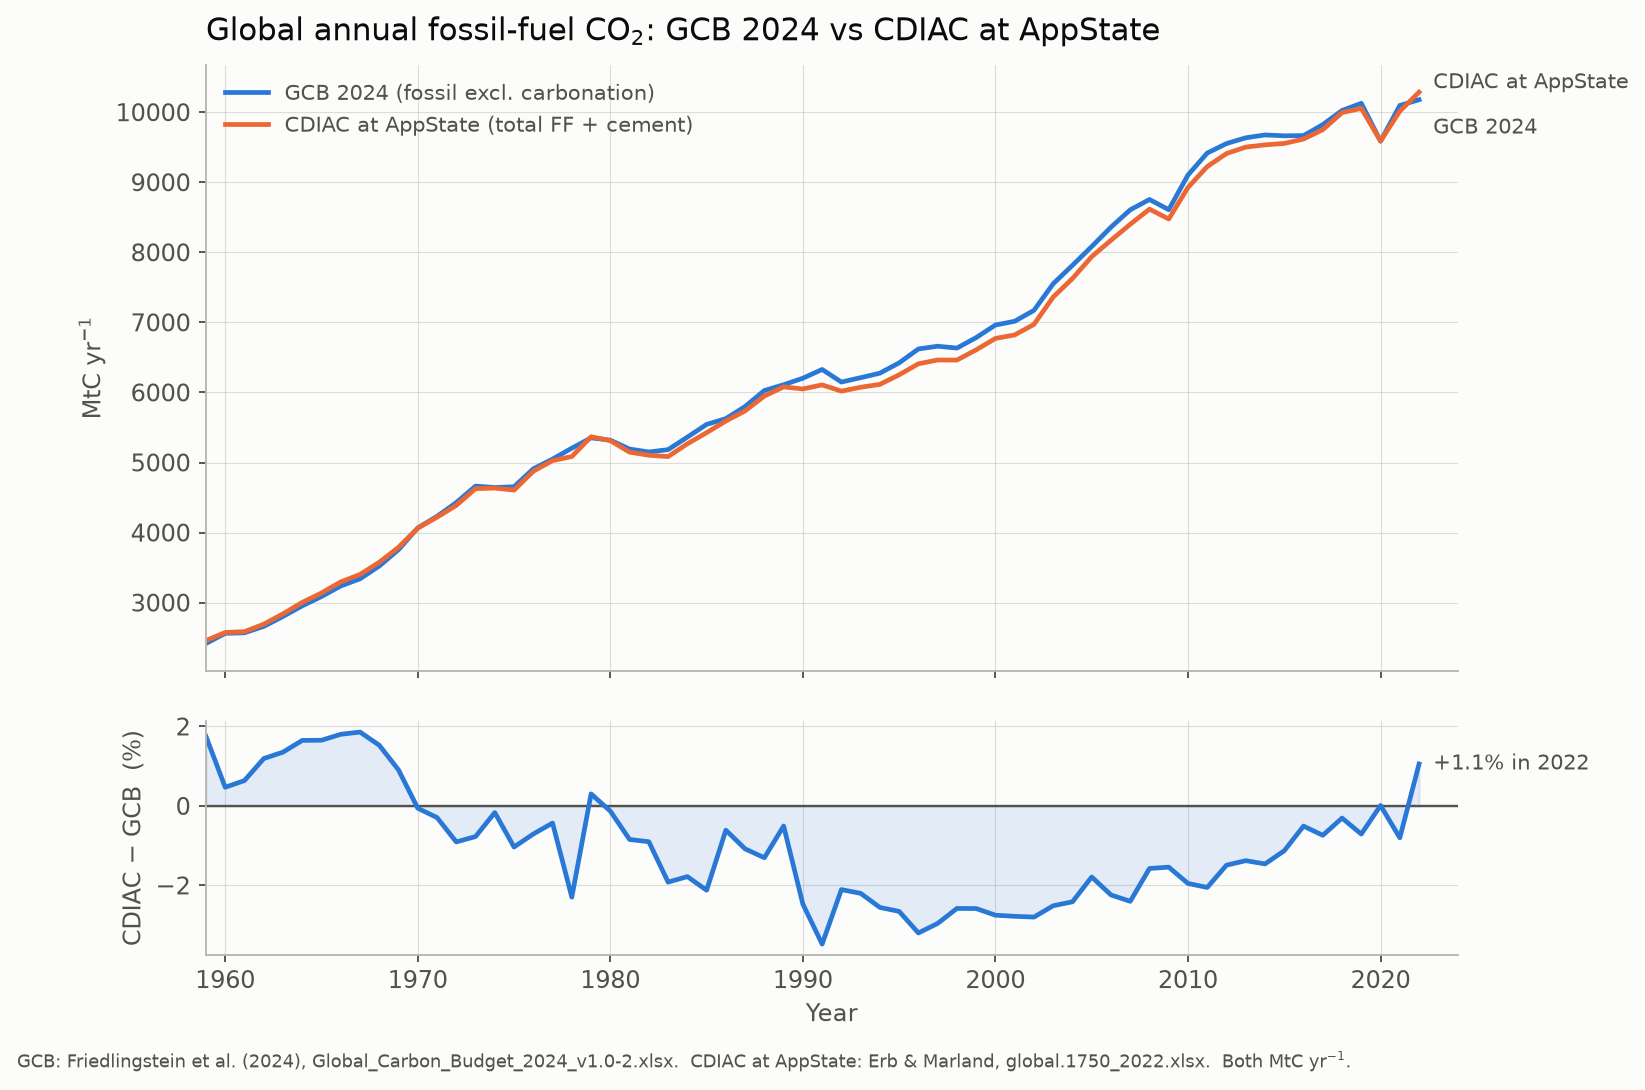

Recreate this plot in Python.
"""Annual global fossil-fuel CO2: GCB 2024 vs CDIAC at AppState.

GCB   : Global_Carbon_Budget_2024_v1.0-2.xlsx, 'Fossil Emissions by Category'
        ("fossil emissions excluding carbonation"), MtC/yr, 1959-2019.
CDIAC : CDIAC at AppState global.1750_2022.xlsx (Erb & Marland), MtC/yr,
        the total that Miller-Pera FF is scaled to.
"""
import openpyxl
import numpy as np
import matplotlib
matplotlib.use("Agg")
import matplotlib.pyplot as plt

import os as _os
_HERE = _os.path.dirname(_os.path.abspath(__file__))
_ROOT = _os.path.dirname(_HERE)
GCB_XLSX = _os.path.join(_ROOT, "inputs", "Global_Carbon_Budget_2024_v1.0-2.xlsx")
CDIAC_XLSX = _os.path.join(_ROOT, "inputs", "31449082", "global.1750_2022.xlsx")
OUT = _os.path.join(_HERE, "gcb_vs_cdiac.png")

BLUE, ORANGE, INK, INK2, MUTED = "#2a78d6", "#eb6834", "#0b0b0b", "#52514e", "#b8b7b0"

ws = openpyxl.load_workbook(GCB_XLSX, read_only=True, data_only=True)["Fossil Emissions by Category"]
gcb = {r[0]: r[1] for r in ws.iter_rows(min_row=10, max_col=8, values_only=True)
       if isinstance(r[0], (int, float)) and r[0] >= 1959 and r[1] is not None}

ws = openpyxl.load_workbook(CDIAC_XLSX, read_only=True, data_only=True)["Sheet1"]
cdiac = {r[0]: r[1] for r in ws.iter_rows(min_row=2, max_col=7, values_only=True)
         if isinstance(r[0], (int, float)) and r[0] >= 1959 and r[1] is not None}

yr_g = np.array(sorted(gcb)); v_g = np.array([gcb[y] for y in yr_g], float)
yr_c = np.array(sorted(cdiac)); v_c = np.array([cdiac[y] for y in yr_c], float)
both = np.array(sorted(set(yr_g) & set(yr_c)))
d_abs = np.array([cdiac[y] - gcb[y] for y in both], float)
d_pct = 100.0 * d_abs / np.array([gcb[y] for y in both], float)

fig, (ax, ax2) = plt.subplots(2, 1, figsize=(9.5, 6.8), sharex=True,
                              gridspec_kw={"height_ratios": [2.6, 1], "hspace": 0.12})
fig.patch.set_facecolor("#fcfcfb")
for a in (ax, ax2):
    a.set_facecolor("#fcfcfb")
    a.grid(True, color=MUTED, lw=0.5, alpha=0.45)
    a.set_axisbelow(True)
    for s in ("top", "right"):
        a.spines[s].set_visible(False)
    for s in ("left", "bottom"):
        a.spines[s].set_color(MUTED)
    a.tick_params(colors=INK2, length=3)

ax.plot(yr_g, v_g, color=BLUE, lw=2.0, label="GCB 2024 (fossil excl. carbonation)")
ax.plot(yr_c, v_c, color=ORANGE, lw=2.0, label="CDIAC at AppState (total FF + cement)")
ax.annotate("GCB 2024", (yr_g[-1], v_g[-1]), xytext=(6, -12), textcoords="offset points",
            color=INK2, fontsize=9, va="center")
ax.annotate("CDIAC at AppState", (yr_c[-1], v_c[-1]), xytext=(6, 4), textcoords="offset points",
            color=INK2, fontsize=9, va="center")
ax.set_ylabel("MtC yr$^{-1}$", color=INK2, fontsize=10)
ax.set_title("Global annual fossil-fuel CO$_2$: GCB 2024 vs CDIAC at AppState",
             color=INK, fontsize=13, loc="left", pad=10)
ax.legend(frameon=False, loc="upper left", fontsize=9, labelcolor=INK2)
ax.set_xlim(1959, 2024)

ax2.axhline(0, color=INK2, lw=1.0)
ax2.plot(both, d_pct, color=BLUE, lw=2.0)
ax2.fill_between(both, 0, d_pct, color=BLUE, alpha=0.12)
ax2.set_ylabel("CDIAC $-$ GCB  (%)", color=INK2, fontsize=10)
ax2.set_xlabel("Year", color=INK2, fontsize=10)
ax2.annotate(f"{d_pct[-1]:+.1f}% in {both[-1]}", (both[-1], d_pct[-1]), xytext=(6, 0),
             textcoords="offset points", color=INK2, fontsize=9, va="center")

fig.text(0.008, 0.012,
         "GCB: Friedlingstein et al. (2024), Global_Carbon_Budget_2024_v1.0-2.xlsx.  "
         "CDIAC at AppState: Erb & Marland, global.1750_2022.xlsx.  Both MtC yr$^{-1}$.",
         color=INK2, fontsize=7.5)
fig.savefig(OUT, dpi=170, bbox_inches="tight", facecolor=fig.get_facecolor())

print(f"wrote {OUT}")
print(f"overlap {both[0]}-{both[-1]}: mean diff {d_abs.mean():+.0f} MtC ({d_pct.mean():+.2f}%), "
      f"range {d_pct.min():+.2f}% to {d_pct.max():+.2f}%")
for y in (1993, 2000, 2010, 2015, 2019, 2021, 2022):
    if y in set(both):
        i = list(both).index(y)
        print(f"  {y}: GCB {gcb[y]:.0f}  CDIAC {cdiac[y]:.0f}  diff {d_abs[i]:+.0f} MtC ({d_pct[i]:+.2f}%)")
